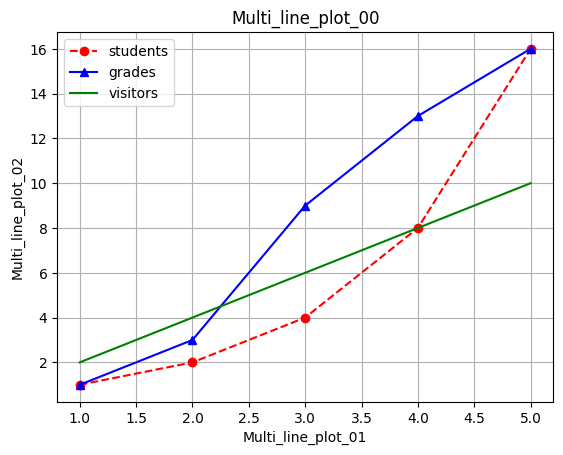

Write the Python code that produced this figure.
import matplotlib.pyplot as plt

x1 = [1,2,3,4,5]
y1 = [1,2,4,8,16]

x2 = [1,2,3,4,5]
y2 = [1,3,9,13,16]

x3 = [1,2,3,4,5]
y3 = [2,4,6,8,10]

plt.plot(x1, y1, 'ro--', label='students')
plt.plot(x2, y2, 'b^-', label='grades')
plt.plot(x3, y3, 'g-', label='visitors')
plt.legend(loc='best')

plt.title('Multi_line_plot_00')
plt.xlabel('Multi_line_plot_01')
plt.ylabel('Multi_line_plot_02')
plt.grid('True')
#plt.show()
plt.savefig('Grid.png', bbox_inches='tight')